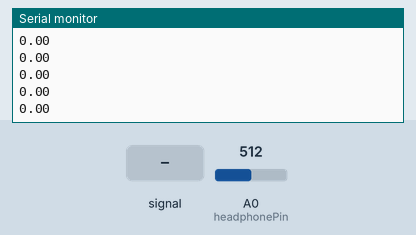
Recording of a sketch running on a simulated Arduino Uno, built with avr-gcc and run on an emulated ATmega328P. On the bench: the last lines printed to the serial monitor. The inputs (shaded band) are chosen by the test bench; at power-on: A0 (headphonePin) = 512.

Above: at 1.2 s.
1.3 s: A0 (headphonePin) fed a 200 Hz sine of ±81 counts around its level
At 1.58 s:
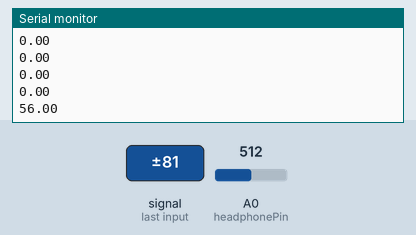
2.8 s: A0 (headphonePin) set to 716
At 2.85 s:
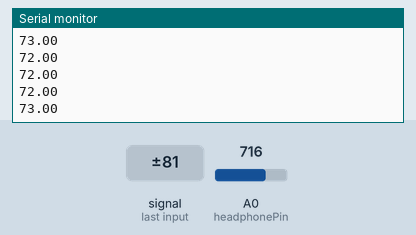
4.3 s: A0 (headphonePin) fed a 1000 Hz sine of ±255 counts around its level
At 4.47 s:
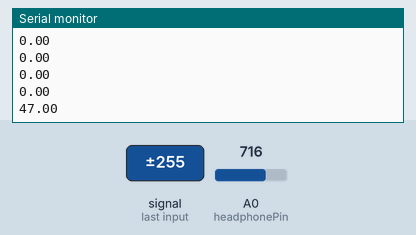
5.8 s: A0 (headphonePin) set to 900
At 5.93 s:
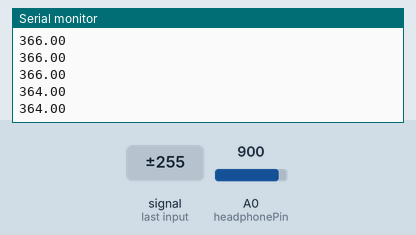
Timing chart, 0 to 8.3 s (numbered marks = the images above; inputs shaded):
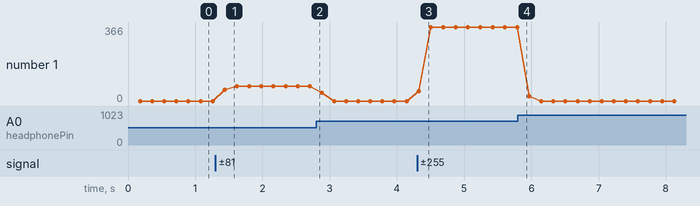

Measured:
- after the input at 1.3 s, the serial monitor: prints a new line after 0.14 s (image 1)
- after the input at 4.3 s, the serial monitor: prints a new line at once (image 3)
- plotted number 1: 0 → 73 after the input at 1.3 s, 0 → 364 after the input at 4.3 s

The sketch:

Robot_No_Motors.ino
```cpp
const int headphonePin=A0;
void setup(){
  Serial.begin(9600);
  pinMode(headphonePin, INPUT);
}

void loop(){
  float m=0;
  float voltage;
  float lastVoltage=analogRead(headphonePin);
  float last=0;
  for(int x=0;x<1500;x++){
    voltage=analogRead(headphonePin);
    if((voltage>lastVoltage)!=last){
      m+=1;
    }
    last=(voltage>lastVoltage);
    lastVoltage=voltage;
  }

  Serial.println(m);
}
```
